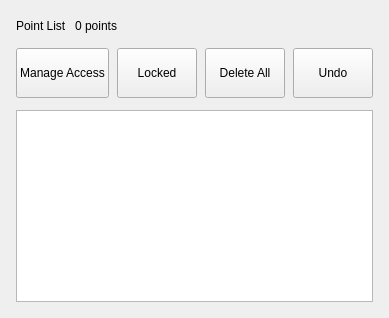
          <widget class="QFrame" name="pointListCard">
           <layout class="QVBoxLayout" name="pointListLayout">
            <property name="spacing"><number>12</number></property>
            <property name="leftMargin"><number>16</number></property>
            <property name="rightMargin"><number>16</number></property>
            <property name="topMargin"><number>16</number></property>
            <property name="bottomMargin"><number>16</number></property>
            <item>
             <layout class="QHBoxLayout" name="pointListHeaderLayout">
              <property name="spacing"><number>8</number></property>
              <item>
               <widget class="QLabel" name="pointListTitle">
                <property name="text"><string>Point List</string></property>
                <property name="class" stdset="0"><string notr="true">cardTitle</string></property>
               </widget>
              </item>
              <item>
               <widget class="QLabel" name="pointCountLabel">
                <property name="text"><string>0 points</string></property>
                <property name="class" stdset="0"><string notr="true">countLabel</string></property>
               </widget>
              </item>
              <item>
               <spacer name="spacer_360">
                <property name="orientation"><enum>Qt::Horizontal</enum></property>
                <property name="sizeHint" stdset="0"><size><width>20</width><height>20</height></size></property>
               </spacer>
              </item>
             </layout>
            </item>
            <item>
             <layout class="QHBoxLayout" name="pointListActionsLayout">
              <property name="spacing"><number>8</number></property>
              <item>
               <widget class="QPushButton" name="manageAccessButton">
                <property name="text"><string>Manage Access</string></property>
                <property name="class" stdset="0"><string notr="true">btnPurple</string></property>
                <property name="minimumSize">
                 <size>
                  <width>0</width>
                  <height>50</height>
                 </size>
                </property>
               </widget>
              </item>
              <item>
               <widget class="QPushButton" name="lockedButton">
                <property name="text"><string>Locked</string></property>
                <property name="class" stdset="0"><string notr="true">btnRed</string></property>
                <property name="minimumSize">
                 <size>
                  <width>0</width>
                  <height>50</height>
                 </size>
                </property>
               </widget>
              </item>
              <item>
               <widget class="QPushButton" name="deleteAllButton">
                <property name="text"><string>Delete All</string></property>
                <property name="class" stdset="0"><string notr="true">btnRed</string></property>
                <property name="minimumSize">
                 <size>
                  <width>0</width>
                  <height>50</height>
                 </size>
                </property>
               </widget>
              </item>
              <item>
               <widget class="QPushButton" name="undoButton">
                <property name="text"><string>Undo</string></property>
                <property name="class" stdset="0"><string notr="true">btnAmber</string></property>
                <property name="minimumSize">
                 <size>
                  <width>0</width>
                  <height>50</height>
                 </size>
                </property>
               </widget>
              </item>
             </layout>
            </item>
            <item>
             <widget class="QListWidget" name="pointList">
              <property name="class" stdset="0"><string notr="true">pointList</string></property>
              <property name="spacing"><number>6</number></property>
              <property name="verticalScrollMode"><enum>QAbstractItemView::ScrollPerPixel</enum></property>
             </widget>
            </item>
           </layout>
          </widget>
